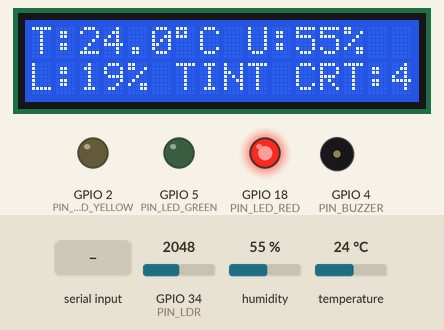
This sketch was run on a simulated ESP32. Shown: 16×2 character LCD, output pins drawn as LEDs (lit = HIGH), buzzer (waves = sounding). Wiring (from diagram.json): PCF8574 port expander at I2C address 0x27; DHT22 sensor: data GPIO 15. The test bench sets the inputs (shaded band); at power-on: GPIO 34 (PIN_LDR) = 2048, humidity 55 %, temperature 24 °C. WiFi joins after 1.5 s; servers stay silent unless stated; random numbers use the default seed unless the sketch sets one; what the sketch prints to the serial monitor is not drawn.

Above: at 3.2 s.
3.3 s: "padrao\n" received over Serial
At 3.89 s:
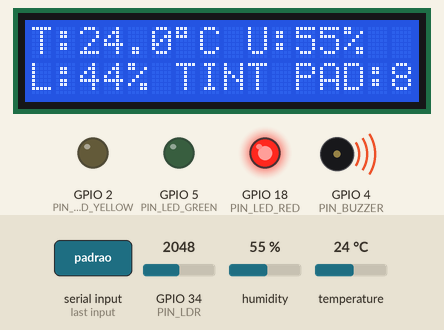
5.3 s: "BRANC\n" received over Serial
At 6.6 s:
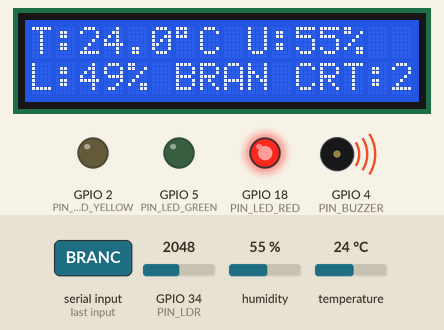
7.3 s: "normal\n" received over Serial
At 7.9 s:
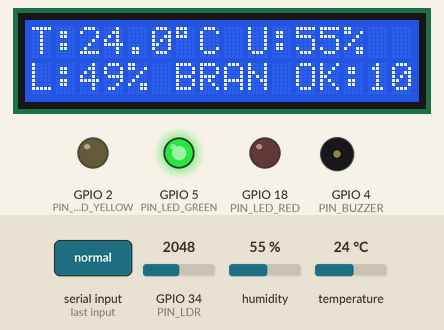
8.8 s: "ROSE\n" received over Serial
At 9.3 s:
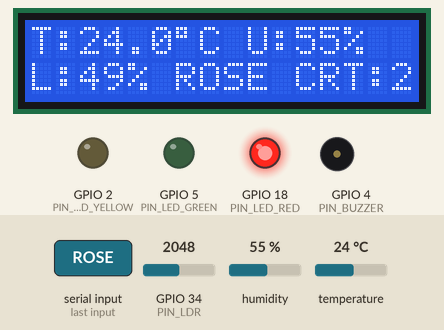
11.8 s: "BRUT\n" received over Serial
At 12.6 s:
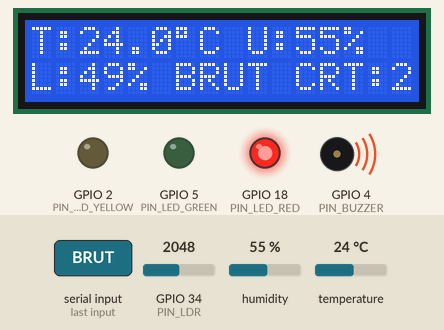
14.8 s: "PINOT\n" received over Serial
At 15.4 s:
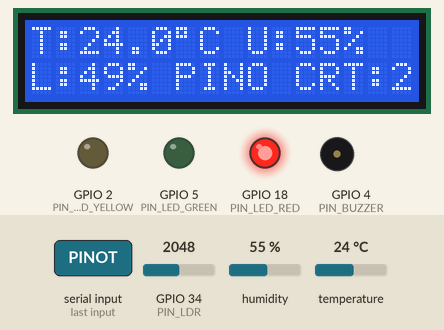
Timing chart, 0 to 18.8 s (numbered marks = the images above; inputs shaded):
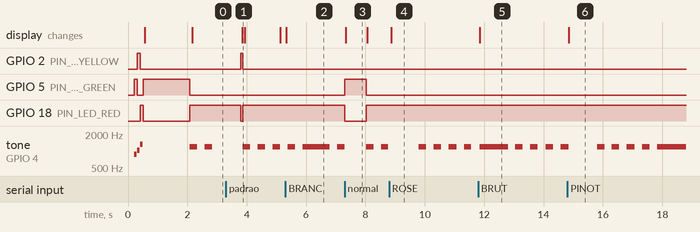

The sketch:

sketch_wokwi_dht22.ino
```cpp
// ============================================================================
// CP5 VINHERIA AGNELLO — ESP32 SOMMELIER IOT & SUPABASE CLOUD ENGINE
// Monitoramento Inteligente de Adegas e Cavas Subterraneas (FIAP - Check Point 5)
// Equipe: Ken Kobayashi, Nicolly Vilela (RM 573392), Brenda Condori (RM 571971),
//         Samuel Etcheverry (RM 573715), Diego Jimenez (RM 571015)
// ============================================================================

#include <WiFi.h>
#include <Wire.h>
#include <math.h>
#include "wine_presets.h"
#include "supabase_client.h"

// --- Credenciais Wi-Fi e Cloud ---
const char *WIFI_SSID = "Wokwi-GUEST";
const char *WIFI_PASS = "";
const char *SUPABASE_URL = "https://slqozouuqzxwmfswyroo.supabase.co";
const char *SUPABASE_KEY = "eyJhbGciOiJIUzI1NiIsInR5cCI6IkpXVCJ9.eyJpc3MiOiJzdXBhYmFzZSIsInJlZiI6InNscW96b3V1cXp4d21mc3d5cm9vIiwicm9sZSI6ImFub24iLCJpYXQiOjE3OTIyMDkxOTMsImV4cCI6MjEwNzc4NTE5M30.spwyPsi31yzG6rvh2FsSHWM8Fkv2CPLHpUx9Us8aRo4";
const char *DEVICE_ID = "vine001";
const char *MQTT_BROKER = "broker.hivemq.com";
const int   MQTT_PORT = 1883;

// --- Mapeamento de Pinos (Conforme diagram.json e bancada fisica) ---
enum Pins {
  PIN_LED_YELLOW = 2,   // LED Amarelo (Estado Padrao / Alerta)
  PIN_BUZZER     = 4,   // Buzzer piezoeletrico (Alarme Critico)
  PIN_LED_GREEN  = 5,   // LED Verde (Estado Normal / Ideal)
  PIN_DHT        = 15,  // Sensor DHT22 / DHT11 (Temperatura e Umidade)
  PIN_LED_RED    = 18,  // LED Vermelho (Estado Critico / Fora dos Limites)
  PIN_SDA        = 21,  // I2C SDA (Display LCD 16x2)
  PIN_SCL        = 22,  // I2C SCL (Display LCD 16x2)
  PIN_LDR        = 34   // Sensor LDR Luminosidade (ADC1 canal 6)
};

// --- Variaveis de Estado ---
WiFiClient espClient;
String curMode   = "normal";  // "normal", "padrao", "critico"
String curPreset = "TINTO";   // TINTO, BRANC, ROSE, BRUT, PINOT, PORTO, DOCE, LARAN
int    curHealth = 100;
bool   remoteSyncActive = false;

// Telemetria
float validTemp = 15.8f;
float validHum  = 68.0f;
float validLum  = 9.0f;
float hwTemp    = 15.8f;
float hwHum     = 68.0f;
float hwLum     = 9.0f;
float lastPubTemp = -999.0f;
float lastPubHum  = -999.0f;
float lastPubLum  = -999.0f;

// Controle de tempo (100% nao-bloqueante)
unsigned long lastDhtMs     = 0;
unsigned long lastLdrMs     = 0;
unsigned long lastPubMs     = 0;
unsigned long lastSupaMs    = 0;
unsigned long lastLcdMs     = 0;
unsigned long lastPingMs    = 0;
unsigned long lastRetryMs   = 0;
unsigned long lastBuzzerMs  = 0;

// Estado de atuadores
bool buzzerActive    = false;
bool buzzerBeepState = false;

// I2C LCD Auto-detect (0x27 ou 0x3F)
uint8_t lcdAddr  = 0x27;
bool    lcdFound = false;

// ============================================================================
// DRIVER I2C LCD 16x2 (Auto-detectavel e protegido contra travamentos)
// ============================================================================
void lcdExpWrite(uint8_t d) {
  if (!lcdFound) return;
  Wire.beginTransmission(lcdAddr);
  Wire.write(d | 0x08); // Backlight ON
  Wire.endTransmission();
}

void lcdWrite4(uint8_t v) {
  if (!lcdFound) return;
  lcdExpWrite(v);
  lcdExpWrite(v | 0x04); // EN = 1
  delayMicroseconds(2);
  lcdExpWrite(v & ~0x04); // EN = 0
  delayMicroseconds(40);
}

void lcdSend(uint8_t v, uint8_t m) {
  if (!lcdFound) return;
  lcdWrite4((v & 0xF0) | m);
  lcdWrite4(((v << 4) & 0xF0) | m);
}

void initLcdAuto() {
  Wire.begin(PIN_SDA, PIN_SCL);
  Wire.setTimeOut(25); // Timeout de 25ms para evitar qualquer hang
  Wire.setClock(100000); // 100 kHz padrao estavel
  delay(50);

  // Auto-scan no barramento I2C
  uint8_t testAddrs[2] = {0x27, 0x3F};
  for (int i = 0; i < 2; i++) {
    Wire.beginTransmission(testAddrs[i]);
    if (Wire.endTransmission() == 0) {
      lcdAddr = testAddrs[i];
      lcdFound = true;
      break;
    }
  }

  if (!lcdFound) {
    Serial.println(F("[I2C] Display LCD 16x2 nao detectado (0x27/0x3F). Modo seguro ativado."));
    return;
  }

  Serial.printf("[I2C] LCD 16x2 detectado com sucesso no endereco 0x%02X\n", lcdAddr);
  delay(20);
  lcdExpWrite(0x00);
  delay(15);
  lcdWrite4(0x30); delayMicroseconds(4500);
  lcdWrite4(0x30); delayMicroseconds(4500);
  lcdWrite4(0x30); delayMicroseconds(150);
  lcdWrite4(0x20); delayMicroseconds(150);
  lcdSend(0x28, 0); // 4-bit, 2 linhas, 5x8
  lcdSend(0x0C, 0); // Display ON, Cursor OFF
  lcdSend(0x06, 0); // Auto-increment
  lcdSend(0x01, 0); // Clear display
  delay(3);
}

void updateLcd() {
  if (!lcdFound) return;

  // Linha 1: T:15.5*C U:68% *
  lcdSend(0x80, 0);
  String tStr = "T:" + String(validTemp, 1) + (char)223 + "C U:" + String((int)validHum) + "%" + (remoteSyncActive ? "*" : " ");
  while (tStr.length() < 16) tStr += " ";
  for (int i = 0; i < 16; i++) lcdSend((uint8_t)tStr[i], 1);

  // Linha 2: L:9% TINT OK:100% ou PAD:85% ou CRT:25%
  lcdSend(0xC0, 0);
  String statTag = (curMode == "critico") ? "CRT:" : ((curMode == "padrao") ? "PAD:" : "OK:");
  String tag = curPreset.substring(0, 4);
  while (tag.length() < 4) tag += " ";
  String bStr = "L:" + String((int)validLum) + "% " + tag + " " + statTag + String(curHealth) + "%";
  while (bStr.length() < 16) bStr += " ";
  for (int i = 0; i < 16; i++) lcdSend((uint8_t)bStr[i], 1);
}

// ============================================================================
// ATUADORES: CONTROLE INSTANTANEO E SEGURO DOS LEDS E BUZZER
// ============================================================================
void updateActuators() {
  if (curMode == "normal") {
    // Modo Normal / Ideal: LED Verde ACESO, Amarelo e Vermelho APAGADOS, Buzzer SILENCIOSO
    digitalWrite(PIN_LED_GREEN, HIGH);
    digitalWrite(PIN_LED_YELLOW, LOW);
    digitalWrite(PIN_LED_RED, LOW);
    if (buzzerActive) {
      noTone(PIN_BUZZER);
      buzzerActive = false;
      buzzerBeepState = false;
    }
  } else if (curMode == "padrao") {
    // Modo Padrao / Alerta (1 desvio): LED Amarelo ACESO, Verde e Vermelho APAGADOS
    digitalWrite(PIN_LED_GREEN, LOW);
    digitalWrite(PIN_LED_YELLOW, HIGH);
    digitalWrite(PIN_LED_RED, LOW);
    if (buzzerActive) {
      noTone(PIN_BUZZER);
      buzzerActive = false;
      buzzerBeepState = false;
    }
  } else {
    // Modo Critico (Fora dos limites): LED Vermelho ACESO, Verde e Amarelo APAGADOS
    digitalWrite(PIN_LED_GREEN, LOW);
    digitalWrite(PIN_LED_YELLOW, LOW);
    digitalWrite(PIN_LED_RED, HIGH);

    // Alarme sonoro pulsante nao-bloqueante (250ms ligado / 250ms desligado)
    unsigned long now = millis();
    if (now - lastBuzzerMs >= 250) {
      lastBuzzerMs = now;
      buzzerBeepState = !buzzerBeepState;
      if (buzzerBeepState) {
        tone(PIN_BUZZER, 1200); // 1200 Hz nítido
        buzzerActive = true;
      } else {
        noTone(PIN_BUZZER);
      }
    }
  }
}

void selfTestLedsAndBuzzer() {
  // Teste visual rapido na inicializacao (Verde -> Amarelo -> Vermelho -> Buzzer)
  digitalWrite(PIN_LED_GREEN, HIGH);
  tone(PIN_BUZZER, 880, 80);
  delay(100);
  digitalWrite(PIN_LED_GREEN, LOW);

  digitalWrite(PIN_LED_YELLOW, HIGH);
  tone(PIN_BUZZER, 1040, 80);
  delay(100);
  digitalWrite(PIN_LED_YELLOW, LOW);

  digitalWrite(PIN_LED_RED, HIGH);
  tone(PIN_BUZZER, 1318, 80);
  delay(100);
  digitalWrite(PIN_LED_RED, LOW);
  noTone(PIN_BUZZER);

  // Retorna para o estado normal inicial
  digitalWrite(PIN_LED_GREEN, HIGH);
}

// ============================================================================
// LOGICA ENOLOGICA E TROCA DE PRESETS DE VINHO
// ============================================================================
void setWinePreset(String newPreset) {
  newPreset.trim();
  newPreset.toUpperCase();
  if (newPreset.length() == 0) return;

  // Normaliza o preset recebido
  if (newPreset.indexOf("BRANC") != -1) curPreset = "BRANC";
  else if (newPreset.indexOf("ROSE") != -1) curPreset = "ROSE";
  else if (newPreset.indexOf("BRUT") != -1 || newPreset.indexOf("ESPUM") != -1) curPreset = "BRUT";
  else if (newPreset.indexOf("PINOT") != -1) curPreset = "PINOT";
  else if (newPreset.indexOf("PORTO") != -1) curPreset = "PORTO";
  else if (newPreset.indexOf("DOCE") != -1 || newPreset.indexOf("SOBRE") != -1 || newPreset.indexOf("COLH") != -1) curPreset = "DOCE";
  else if (newPreset.indexOf("LARAN") != -1) curPreset = "LARAN";
  else curPreset = "TINTO";

  // Reavalia imediatamente com a temperatura e umidade atuais
  evaluateWineStatus(validTemp, validHum, validLum, curPreset, curMode, curHealth);
  updateActuators();
  updateLcd();

  Serial.printf("[PRESET] Vinho alterado para: %s | Modo: %s | Saude: %d%%\n",
                curPreset.c_str(), curMode.c_str(), curHealth);
}

// ============================================================================
// LEITURA ROBUSTA DE SENSORES (DHT11 / DHT22 + LDR)
// ============================================================================
bool readDhtSensor(float &tOut, float &hOut) {
  uint8_t d[5] = {0, 0, 0, 0, 0};

  pinMode(PIN_DHT, OUTPUT);
  digitalWrite(PIN_DHT, LOW);
  delay(18); // 18ms garante compatibilidade com DHT11 e DHT22
  digitalWrite(PIN_DHT, HIGH);
  delayMicroseconds(30);
  pinMode(PIN_DHT, INPUT_PULLUP);

  unsigned long t0 = micros();
  while (digitalRead(PIN_DHT) == HIGH) { if (micros() - t0 > 120) return false; }
  t0 = micros();
  while (digitalRead(PIN_DHT) == LOW)  { if (micros() - t0 > 120) return false; }
  t0 = micros();
  while (digitalRead(PIN_DHT) == HIGH) { if (micros() - t0 > 120) return false; }

  for (int i = 0; i < 40; i++) {
    t0 = micros();
    while (digitalRead(PIN_DHT) == LOW) { if (micros() - t0 > 120) return false; }
    unsigned long pulseStart = micros();
    while (digitalRead(PIN_DHT) == HIGH) { if (micros() - pulseStart > 130) return false; }
    if ((micros() - pulseStart) > 40) {
      d[i / 8] |= (1 << (7 - (i % 8)));
    }
  }

  // Verificacao de checksum
  if (((d[0] + d[1] + d[2] + d[3]) & 0xFF) != d[4] || (d[0] == 0 && d[2] == 0)) {
    return false;
  }

  float h = 0.0f, t = 0.0f;
  if (d[1] == 0 && d[3] == 0) {
    // Formato DHT11 (inteiro)
    h = (float)d[0];
    t = (float)d[2];
  } else {
    // Formato DHT22 (16 bits decimal)
    h = ((uint16_t)(d[0] << 8) | d[1]) * 0.1f;
    t = ((uint16_t)((d[2] & 0x7F) << 8) | d[3]) * 0.1f;
    if (d[2] & 0x80) t = -t;
  }

  if (isnan(t) || isnan(h) || t < -40.0f || t > 80.0f || h < 0.0f || h > 100.0f) {
    return false;
  }

  tOut = t;
  hOut = h;
  return true;
}

// ============================================================================
// COMUNICACAO MQTT (HiveMQ / FIWARE UltraLight 2.0)
// ============================================================================
void mqttPub(const char* top, const String &pl) {
  if (!espClient.connected()) return;
  uint16_t tl = strlen(top), plLen = pl.length();
  uint32_t rem = 2 + tl + plLen;
  espClient.write((uint8_t)0x30); // MQTT PUBLISH
  do {
    uint8_t enc = rem % 128; rem /= 128;
    if (rem > 0) enc |= 128;
    espClient.write(enc);
  } while (rem > 0);
  espClient.write((uint8_t)(tl >> 8));
  espClient.write((uint8_t)(tl & 0xFF));
  espClient.print(top);
  espClient.print(pl);
}

void checkMqtt() {
  if (WiFi.status() != WL_CONNECTED || espClient.connected()) return;
  unsigned long now = millis();
  if (now - lastRetryMs < 3000) return;
  lastRetryMs = now;

  if (!espClient.connect(MQTT_BROKER, MQTT_PORT)) return;

  // Envia CONNECT
  String cid = "esp32_v_" + String(random(10000, 99999));
  uint16_t cLen = cid.length();
  uint8_t hdr[12] = {0x10, (uint8_t)(12 + cLen), 0x00, 0x04, 'M', 'Q', 'T', 'T', 0x04, 0x02, 0x00, 0x1E};
  espClient.write(hdr, 12);
  espClient.write((uint8_t)(cLen >> 8));
  espClient.write((uint8_t)(cLen & 0xFF));
  espClient.print(cid);

  // Aguarda CONNACK
  unsigned long t0 = millis();
  while (espClient.available() < 4 && (millis() - t0) < 600) yield();
  for (int i = 0; i < 4 && espClient.available(); i++) espClient.read();

  // Envia SUBSCRIBE ao topico de comandos
  const char* cmdTop = "/TEF/vine001/cmd";
  uint8_t pkt[6] = {0x82, (uint8_t)(5 + strlen(cmdTop)), 0x00, 0x01, 0x00, (uint8_t)strlen(cmdTop)};
  espClient.write(pkt, 6);
  espClient.print(cmdTop);
  espClient.write((uint8_t)0x00);

  Serial.println(F("[MQTT] Conectado e inscrito em /TEF/vine001/cmd"));
}

void parseCommand(const String& raw) {
  String msg = raw;
  msg.trim();
  if (msg.length() == 0) return;

  // 1. Comando 'diag': vine001@diag|modo|saude|veredicto|PRESET
  if (msg.indexOf("diag|") != -1) {
    String s = msg.substring(msg.indexOf("diag|") + 5);
    int p1 = s.indexOf('|');
    if (p1 != -1) {
      String newMode = s.substring(0, p1);
      int p2 = s.indexOf('|', p1 + 1);
      int p3 = (p2 != -1) ? s.indexOf('|', p2 + 1) : -1;
      int newHealth = (p2 != -1) ? s.substring(p1 + 1, p2).toInt() : 100;
      if (p3 != -1) {
        String pStr = s.substring(p3 + 1);
        pStr.trim();
        pStr.toUpperCase();
        if (pStr.length() > 0) curPreset = pStr.substring(0, 5);
      }
      curMode = newMode;
      curHealth = newHealth;
      remoteSyncActive = true;
      updateActuators();
      updateLcd();
      mqttPub("/TEF/vine001/cmdexe", "diag|OK");
      Serial.printf("[CMD] Diag recebido -> Modo: %s, Saude: %d%%, Preset: %s\n",
                    curMode.c_str(), curHealth, curPreset.c_str());
    }
  }
  // 2. Comando 'preset': vine001@preset|BRANC ou preset|TINTO
  else if (msg.indexOf("preset|") != -1) {
    String pStr = msg.substring(msg.indexOf("preset|") + 7);
    setWinePreset(pStr);
    mqttPub("/TEF/vine001/cmdexe", "preset|OK");
  }
  // 3. Comando 'sync': vine001@sync|temp|hum|lum
  else if (msg.indexOf("sync|") != -1) {
    String s = msg.substring(msg.indexOf("sync|") + 5);
    int p1 = s.indexOf('|');
    int p2 = (p1 != -1) ? s.indexOf('|', p1 + 1) : -1;
    if (p1 != -1 && p2 != -1) {
      validTemp = s.substring(0, p1).toFloat();
      validHum  = s.substring(p1 + 1, p2).toFloat();
      validLum  = s.substring(p2 + 1).toFloat();
      remoteSyncActive = true;
      evaluateWineStatus(validTemp, validHum, validLum, curPreset, curMode, curHealth);
      updateActuators();
      updateLcd();
      mqttPub("/TEF/vine001/cmdexe", "sync|OK");
    }
  }
  // 4. Comandos diretos de preset via Serial (ex: "BRANCO", "TINTO", "ROSE")
  else if (msg.equalsIgnoreCase("TINTO") || msg.equalsIgnoreCase("BRANCO") || msg.equalsIgnoreCase("BRANC") ||
           msg.equalsIgnoreCase("ROSE")  || msg.equalsIgnoreCase("BRUT")   || msg.equalsIgnoreCase("PINOT")  ||
           msg.equalsIgnoreCase("PORTO") || msg.equalsIgnoreCase("DOCE")   || msg.equalsIgnoreCase("LARANJA")) {
    setWinePreset(msg);
  }
  // 5. Comandos de teste de cenario (ex: "NORMAL", "PADRAO", "CRITICO")
  else if (msg.equalsIgnoreCase("NORMAL")) {
    curMode = "normal"; curHealth = 100; updateActuators(); updateLcd();
  } else if (msg.equalsIgnoreCase("PADRAO")) {
    curMode = "padrao"; curHealth = 85; updateActuators(); updateLcd();
  } else if (msg.equalsIgnoreCase("CRITICO")) {
    curMode = "critico"; curHealth = 35; updateActuators(); updateLcd();
  }
}

void mqttLoop() {
  if (!espClient.connected()) return;

  // Ping a cada 8 segundos para manter conexao TCP ativa
  if (millis() - lastPingMs > 8000) {
    lastPingMs = millis();
    uint8_t p[2] = {0xC0, 0x00};
    espClient.write(p, 2);
  }

  while (espClient.available() >= 2) {
    uint8_t hdr = espClient.read();
    uint8_t enc = 0;
    uint32_t rem = 0, mult = 1;

    do {
      if (!espClient.available()) return;
      enc = espClient.read();
      rem += (enc & 127) * mult;
      mult *= 128;
    } while ((enc & 128) != 0);

    // Buffer de recepcao com protecao de timeout contra fragmentacao TCP
    uint8_t pkt[256];
    uint16_t idx = 0;
    unsigned long waitStart = millis();

    while (idx < rem && idx < 255) {
      if (espClient.available()) {
        pkt[idx++] = espClient.read();
      } else if (millis() - waitStart > 60) {
        break; // Timeout de 60ms
      } else {
        delayMicroseconds(200);
      }
    }
    pkt[idx] = 0;

    // Se for um pacote PUBLISH (0x30)
    if ((hdr & 0xF0) == 0x30 && idx > 2) {
      uint16_t tl = ((uint16_t)pkt[0] << 8) | pkt[1];
      if (idx >= (uint16_t)(2 + tl)) {
        String msg = String((char*)(pkt + 2 + tl));
        parseCommand(msg);
      }
    }
  }
}

// ============================================================================
// LOOP PRINCIPAL E LEITURA PERIODICA
// ============================================================================
void readAndPublishSensors() {
  unsigned long now = millis();

  // Leitura periodica do DHT (a cada 1.2s)
  if (now - lastDhtMs >= 1200) {
    lastDhtMs = now;
    float t = hwTemp, h = hwHum;
    if (readDhtSensor(t, h)) {
      bool changed = (fabs(t - hwTemp) >= 0.4f) || (fabs(h - hwHum) >= 2.0f);
      hwTemp = t;
      hwHum  = h;
      if (changed || !remoteSyncActive) {
        validTemp = hwTemp;
        validHum  = hwHum;
        evaluateWineStatus(validTemp, validHum, validLum, curPreset, curMode, curHealth);
        updateActuators();
        updateLcd();
      }
    }
  }

  // Leitura suave do LDR (a cada 150ms)
  if (now - lastLdrMs >= 150) {
    lastLdrMs = now;
    int rawLdr = analogRead(PIN_LDR);
    float rl = map(rawLdr, 0, 4095, 100, 0);
    if (rl >= 0.0f && rl <= 100.0f) {
      hwLum = (hwLum * 0.75f) + (rl * 0.25f);
      if (!remoteSyncActive) validLum = hwLum;
    }
  }

  // Publicacao Ultra-Rapida de Telemetria MQTT (Zero Delay: < 30ms em mudancas ou 400ms periodico)
  bool valChanged = (abs(validTemp - lastPubTemp) >= 0.2f) || (abs(validHum - lastPubHum) >= 1.0f) || (abs(validLum - lastPubLum) >= 1.0f);
  if (valChanged || (now - lastPubMs >= 400)) {
    lastPubMs = now;
    lastPubTemp = validTemp;
    lastPubHum = validHum;
    lastPubLum = validLum;
    String payload = "t|" + String(validTemp, 1) + "|h|" + String(validHum, 1) + "|l|" + String(validLum, 1);
    mqttPub("/TEF/vine001/attrs", payload);
  }

  // Atualizacao periodica do LCD a cada 1.5s
  if (now - lastLcdMs >= 1500) {
    lastLcdMs = now;
    updateLcd();
  }

  // Envio de telemetria ao Supabase PostgreSQL a cada 25 segundos
  if (now - lastSupaMs >= 25000) {
    lastSupaMs = now;
    if (WiFi.status() == WL_CONNECTED) {
      postTelemetryToSupabase(SUPABASE_URL, SUPABASE_KEY, DEVICE_ID,
                             validTemp, validHum, validLum, curMode, curHealth, curPreset);
    }
  }
}

// Leitura de comandos via Monitor Serial (Bancada USB)
void checkSerialCommands() {
  if (!Serial.available()) return;
  String line = Serial.readStringUntil('\n');
  line.trim();
  if (line.length() > 0) {
    Serial.printf("[SERIAL] Comando digitado: %s\n", line.c_str());
    parseCommand(line);
  }
}

// ============================================================================
// SETUP & LOOP
// ============================================================================
void setup() {
  Serial.begin(115200);
  delay(100);
  Serial.println(F("\n========================================================"));
  Serial.println(F("  VINHERIA AGNELLO — CP5 FIRMWARE EMBARCADO ESP32"));
  Serial.println(F("========================================================"));

  // Configura pinos de saida e entrada
  pinMode(PIN_LED_GREEN, OUTPUT);
  pinMode(PIN_LED_YELLOW, OUTPUT);
  pinMode(PIN_LED_RED, OUTPUT);
  pinMode(PIN_BUZZER, OUTPUT);
  pinMode(PIN_LDR, INPUT);

  // Inicializa LCD I2C com auto-scan
  initLcdAuto();

  // Teste de inicializacao dos atuadores
  selfTestLedsAndBuzzer();
  updateLcd();

  // Inicializacao da conexao Wi-Fi (nao-bloqueante: espera no maximo 3.0s)
  WiFi.mode(WIFI_STA);
  WiFi.setAutoReconnect(true);
  WiFi.begin(WIFI_SSID, WIFI_PASS);
  Serial.print(F("[WIFI] Conectando a "));
  Serial.println(WIFI_SSID);

  unsigned long t0 = millis();
  while (WiFi.status() != WL_CONNECTED && (millis() - t0) < 3000) {
    delay(100);
    Serial.print(".");
  }

  if (WiFi.status() == WL_CONNECTED) {
    Serial.printf("\n[WIFI] Conectado! IP: %s\n", WiFi.localIP().toString().c_str());
  } else {
    Serial.println(F("\n[WIFI] Nao conectado (operando em modo offline / Wokwi local)."));
  }
}

void loop() {
  checkMqtt();
  mqttLoop();
  checkSerialCommands();
  updateActuators();
  readAndPublishSensors();
  delay(2); // Cede tempo para os processos do FreeRTOS / ESP32 Core
}
```

Source omitted: supabase_client.h (1493 bytes), wine_presets.h (2483 bytes)

Measured:
- after the input at 3.3 s, GPIO 2 (PIN_LED_YELLOW): LOW → HIGH after 0.50 s, → LOW 0.06 s later; GPIO 18 (PIN_LED_RED): HIGH → LOW after 0.50 s, → HIGH 0.06 s later
- after the input at 5.3 s, the display: changes at once (image 2)
- after the input at 7.3 s, GPIO 5 (PIN_LED_GREEN): LOW → HIGH at once, → LOW 0.72 s later; GPIO 18 (PIN_LED_RED): HIGH → LOW at once, → HIGH 0.72 s later; the display: changes at once (image 3)
- after the input at 8.8 s, the display: changes after 0.07 s (image 4)
- after the input at 11.8 s, the display: changes at once (image 5)
- after the input at 14.8 s, the display: changes at once (image 6)
- by itself, tone on GPIO 4 (PIN_BUZZER): repeats every 0.50 s: 1200 Hz 0.25 s, silent 0.25 s, until it stays 1200 Hz from 17.8 s
